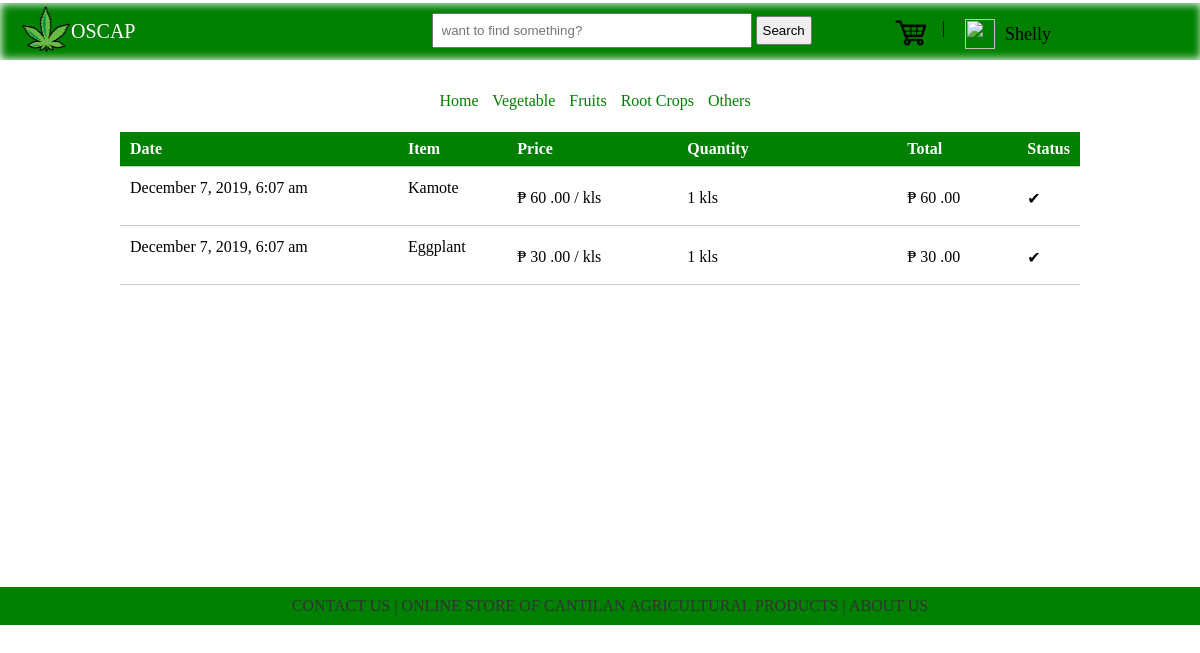
The app's page /purchaseHistory.php (signed in) with its own data.
### tables this page shows
CREATE TABLE IF NOT EXISTS `tbl_history` (
  `id` int(11) NOT NULL AUTO_INCREMENT,
  `order_date` varchar(255) NOT NULL,
  `user_id` int(11) NOT NULL,
  `pro_id` int(11) NOT NULL,
  `pro_name` varchar(50) NOT NULL,
  `pro_price` float NOT NULL,
  `qty` int(11) NOT NULL,
  `total` float NOT NULL,
  PRIMARY KEY (`id`)
);

### purchaseHistory.php (the view, shortened to what this page needs)
<?php
$user_id = $_SESSION['user_id'];
	$findme = "";
	?>
<!DOCTYPE html>
<html>
<head>
	<link rel="stylesheet" type="text/css" href="~tomastyle.css">
</head>
<body>
			<div class = "homenav">
				<a href="index.php"><img class = "logoIMG" src="webimages/logo.png"></a><div class = "logoLABEL">OSCAP</div>
<form method="post" action="search.php" autocomplete="off">
				<div class = "leftsideNav">
					<div class = "searching">
					<input class = "inpsearch" type="text" name="text_search" placeholder="want to find something?" value = "<?php echo $findme; ?>">
					<input class = "btnsearch" type="submit" name="btn_search" value = "Search">
					</div>
</form>
					<?php if(isset($_SESSION["loggedin"])=="0"){ ?>
						<div class = "loginLOGO" ><a href="login.php">Login</a></div> <div class = "breaker"> | </div>
						<div class = "registerLOGO"> <a href="register.php">Register</a></div>
					<?php }else{ ?>
							<div class = "cartLOGO" ><a href="cart.php"><img src="webimages/cart.png"><div class = "cartItems"><?php displayCARTcount(); ?></div></a></div><div class = "breaker"> | </div>
							<div class = "accountLOGO"><img src="webimages/account.png"><div class = "accName"><?php echo $_SESSION['fname']; ?></div>
							</div>
					<?php } ?>
				</div>
	<div class = "CARTcontent">
			<div class = "backtoindexCART">
			<a href="index.php">Home</a>
			<a href="Vegetables.php">Vegetable</a>
			<a href="fruits.php">Fruits</a>
			<a href="root_crops.php">Root Crops</a>
			<a href="others.php">Others</a>
		</div>
<table>
				<thead class = "CARTcontentTHead">
					<tr>
						<th>Date</th>
						<th>Item</th>
						<th class = "CARTcontentTPrice">Price</th>
						<th class = "CARTcontentTQuan">Quantity</th>
						<th class = "CARTcontentTtotal">Total</th>
						<th class = "removeCart">Status</th>
					</tr>
				</thead>
				<?php 	global $conn;
					$sql_query = "select * from tbl_history where user_id = '$user_id' order by id desc";
					$result = mysqli_query($conn, $sql_query);
					while ($row = mysqli_fetch_array($result)) {
 ?>				<tbody>
					<tr>
						<td><p><?php echo $row['order_date'] ?></p></td>
						<td><p><?php echo $row['pro_name']; ?></p></td>
						<td>₱ <?php echo $row['pro_price'] ?> .00 / kls</td>
						<td>  <?php echo $row['qty']; ?> kls  </td>
						<td>₱ <?php echo $row['total']; ?> .00</td>
						<td> ✔ </td>
					</tr>
					<?php }   ?>
				</tbody>
			</table>
	</div>
			<div class = "footer"><a href="aboutAndContact.php">CONTACT US | ONLINE STORE OF CANTILAN AGRICULTURAL PRODUCTS | ABOUT US</a></div>
</body>
</html>

### ~tomastyle.css (style rules this page uses)
* { margin: 0px; padding: 0px; }
body { width: 100%; overflow-x: hidden; }
table { width: 100%; border-collapse: collapse; text-align: left; }
tr { border-bottom: 1px solid #cbcbcb; }
th { border: none; height: 30px; padding: 2px 10px 2px 10px; }
td { border: none; padding: 12px 10px 8px 10px; }
.footer { width: 100%; background-color: green; text-align: center; float: left; padding: 10px; margin-top: 20px; }
.footer a { color: #333; text-decoration: none; }
.homenav { margin-top: 3px; width: 100%; background-color: green; padding: 1px; box-shadow: 0 0 8px 1px white inset; position: sticky; top: 0; }
.homenav a { color: white; text-decoration: none; }
.logoIMG { width: 50px; height: 50px; margin-left: 20px; float: left; }
.leftsideNav { float: right; margin-top: -40px; margin-right: 100px; }
.searching { float: left; margin-right: 80px; margin-top: -6px; }
.inpsearch { width: 300px; padding: 8px; }
.btnsearch { padding: 5px; }
.backtoindexCART { text-align: center; width: 100%; padding-bottom: 10px; }
.backtoindexCART a { text-decoration: none; color: green; padding-right: 10px; }
.cartLOGO { float: left; margin-right: 10px; margin-top: -6px; }
.cartLOGO img { width: 40px; height: 40px; }
.accountLOGO { float: left; padding-left: 10px; margin-right: 50px; }
.accountLOGO img { width: 30px; height: 30px; }
.accName { float: right; padding-top: 5px; margin-left: 10px; font-size: 18px; color: black; }
.breaker { float: left; margin-right: 10px; }
.logoLABEL { padding: 16px; font-size: 20px; color: white; }
.CARTcontent { width: 80%; margin: auto; margin-top: 20px; height: 430px; overflow: auto; }
.CARTcontent a { text-decoration: none; }
.CARTcontentTHead { background-color: green; color: white; }
.CARTcontentTtotal { width: 100px; }
.CARTcontentTQuan { width: 200px; }
.CARTcontentTPrice { width: 150px; }
.removeCart { width: 40px; }
.descriProduct h1, h2, h3, p { margin-bottom: 20px; }

### records on screen
tbl_history: order_date "December 7, 2019, 6:07 am", pro_name "Kamote", pro_price "60", qty "1", total "60"
tbl_history: order_date "December 7, 2019, 6:07 am", pro_name "Eggplant", pro_price "30", qty "1", total "30"

### other values on screen
$_SESSION['fname'] "Shelly"
